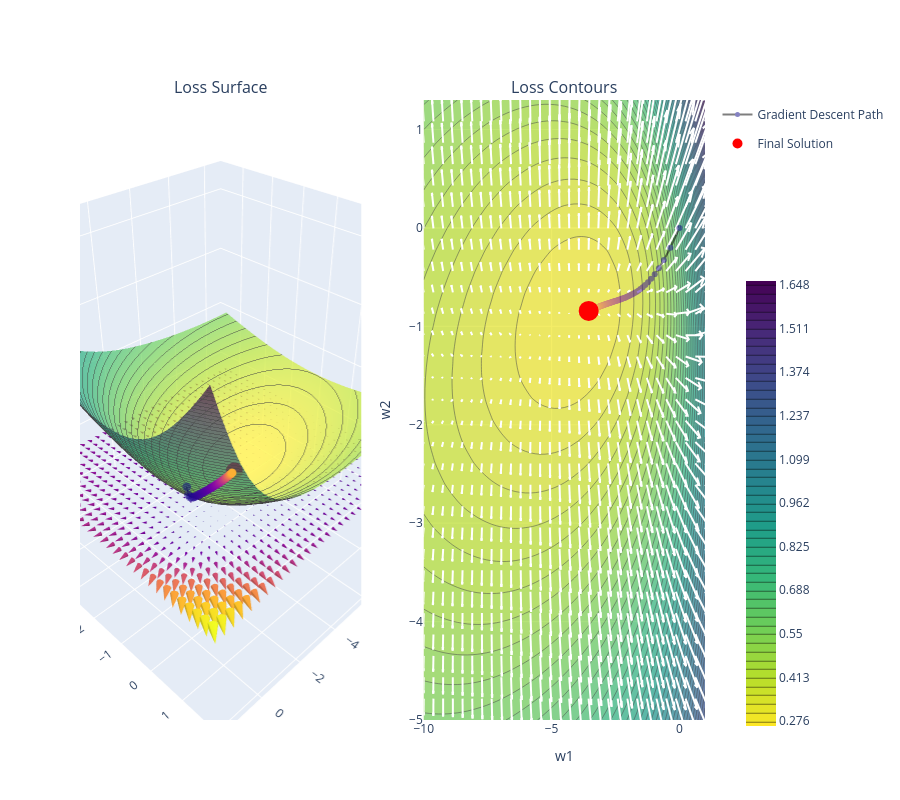

The notebook cell this image was saved under:
### Markdown cell above
<link rel="stylesheet" href="berkeley.css">

<h3 class="cal cal-h3">Gradient Descent Applied to Logistic Regression</h3>

### Code cell
# w0 = np.array([-10., -5.])
# w0 = np.array([-1., 2.])
w0 = np.array([0., 0])
path = gradient_descent(w0,
                     grad_NLL,
                     learning_rate=1,
                     nepochs=100)
errors = [NLL(w) for w in path]
fig = plot_gradient(
    cancer['w1'], cancer['w2'], cancer['error'],
    cancer['dw1'], cancer['dw2'], scale=2)
add_solution_path(fig, errors, path)
